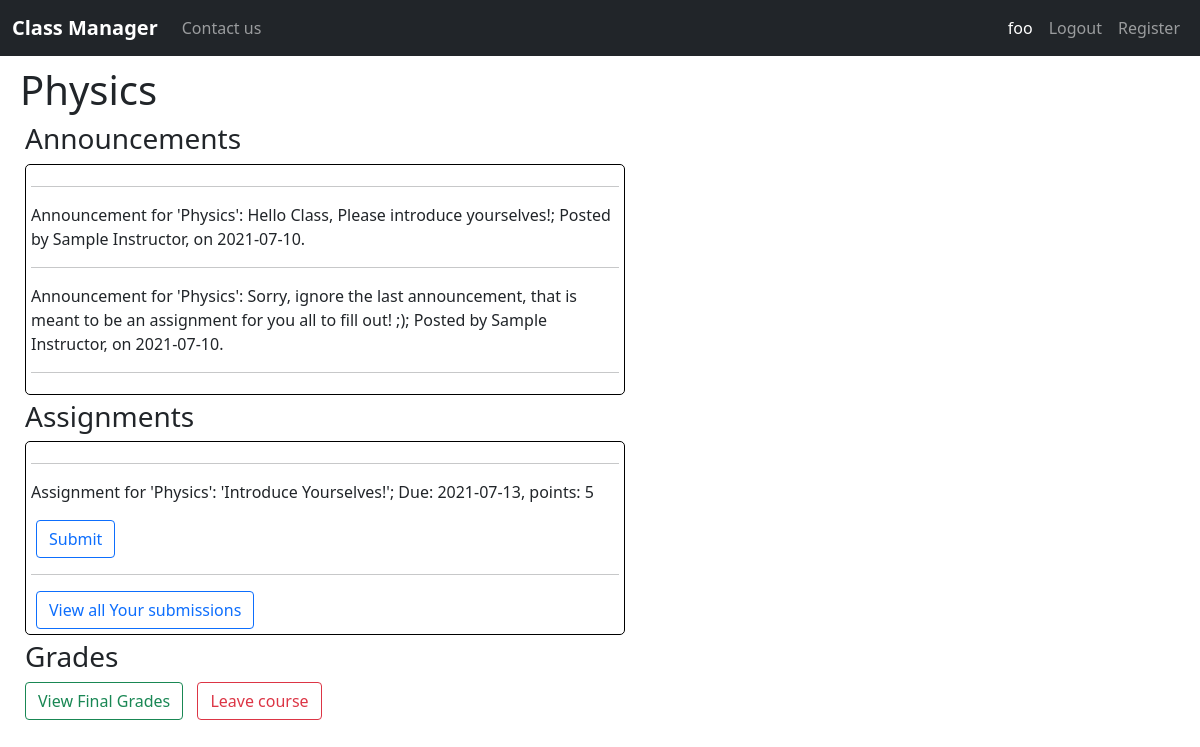
/view_course/1 (signed in), run on an earlier commit of the app's database.
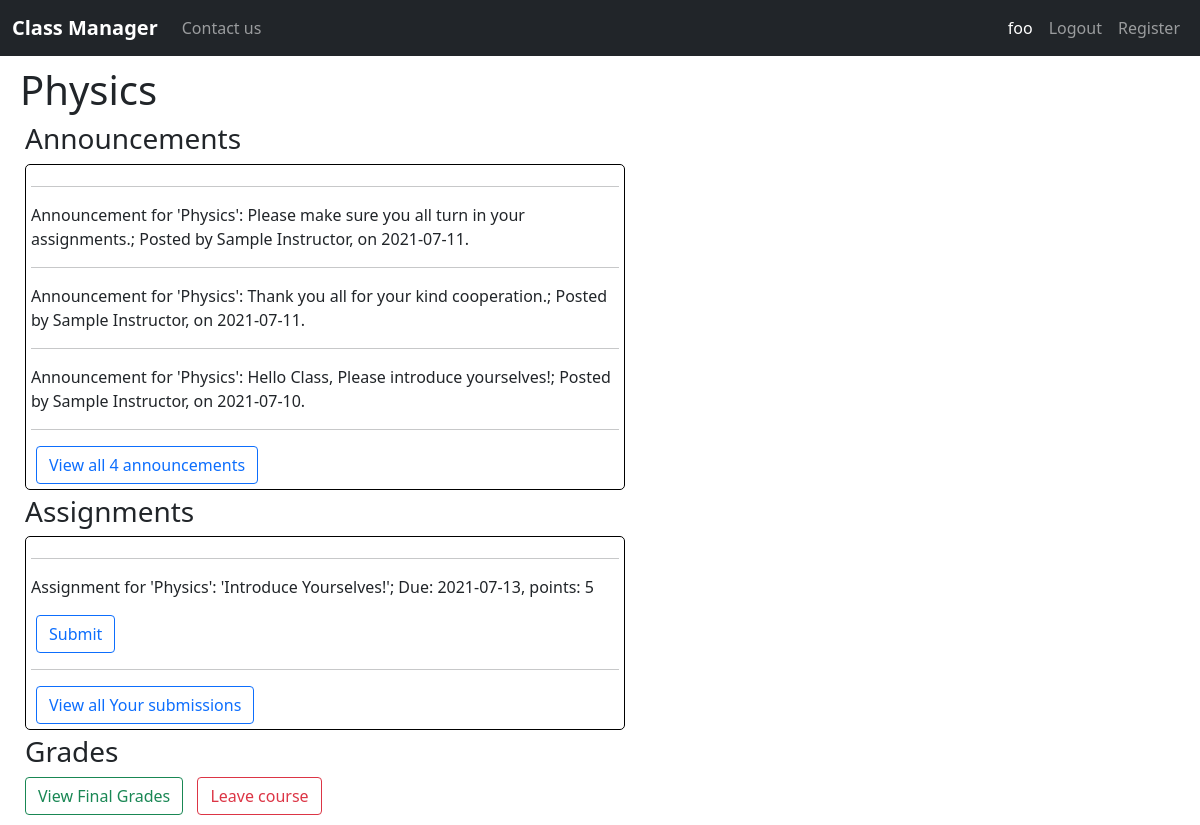
And on a later commit of the database.
### classmanager/models.py (models this page shows, shortened)
class Announcement(models.Model):
    course = models.ForeignKey(Course, on_delete=models.CASCADE)
    text = models.TextField(max_length=1000, default=None)
    date_created = models.DateField(auto_now_add=True)
    def __str__(self):
        return f"Announcement for '{self.course.name}': {self.text}; Posted by {self.course.instructor.get_name()}," \
               f" on {self.date_created}."

class Course(models.Model):
    instructor = models.ForeignKey(Instructor, on_delete=models.CASCADE)
    name = models.CharField(max_length=255, blank=False, default=None)
    is_active = models.BooleanField(default=True)
    date_created = models.DateTimeField(auto_now_add=True)
    DEPARTMENTS = [
        ("Math", "Math"), ("English", "English"),
        ("Science", "Science"), ("Technology", "Technology"),
        ("Law", "Law"), ("Art", "Art"),
        ("Business", "Business"), ("Health", "Health")
    ]
    department = models.CharField(max_length=20, choices=DEPARTMENTS, default="Other")
    description = models.TextField(max_length=1000, default=None, blank=True)
    credits = models.PositiveIntegerField(default=2)
    length = models.PositiveIntegerField(default=10)

class Instructor(models.Model):
    user = models.OneToOneField(User, primary_key=True, on_delete=models.CASCADE)
    date_of_birth = models.DateField(default=date.today)
    DEPARTMENTS = [
        ("Math", "Math"), ("English", "English"),
        ("Science", "Science"), ("Technology", "Technology"),
        ("Law", "Law"), ("Art", "Art"),
        ("Business", "Business"), ("Health", "Health")
    ]
    department = models.CharField(max_length=20, choices=DEPARTMENTS, default="Other")
    def get_name(self):
        return self.user.get_name()

class User(AbstractUser):
    is_student = models.BooleanField(default=False)
    is_instructor = models.BooleanField(default=False)
    def get_name(self):
        return f"{self.first_name} {self.last_name}"

class Assignment(models.Model):
    title = models.TextField(max_length=255, blank=False)
    course = models.ForeignKey(Course, on_delete=models.CASCADE)
    file_url = models.URLField(blank=True, max_length=200)
    description = models.TextField(max_length=1000, blank=True)
    date_created = models.DateField(auto_now_add=True)
    due_date = models.DateField(blank=False, default=date.today() + timedelta(days=3))
    points = models.PositiveIntegerField(default=1)
    def __str__(self):
        return f"Assignment for '{self.course.name}': '{self.title}'; Due: {self.due_date}, points: {self.points}"

### classmanager/views.py (the view)
# urls.py: path("view_course/<int:course_id>", views.view_course, name="view-course"),
@login_required
def view_course(request, course_id):
    try:
        course = Course.objects.get(pk=course_id)
    except Course.DoesNotExist:
        return render(request, "classmanager/index.html", {
            "failure_message": "Sorry, the course you wanted does not exist or was deleted"
        })
    if request.user.is_student:
        student = Student.objects.get(pk=request.user)
        if len(Enrollment.objects.filter(course=course_id, student=student)) == 0:
            return render(request, "classmanager/index.html", {
                "failure_message": "Sorry, you need to join a course in order to view it"
            })
    elif request.user.is_instructor:
        instructor = Instructor.objects.get(pk=request.user)
        if course.instructor != instructor:
            return render(request, "classmanager/index.html", {
                "failure_message": "Sorry, you need to create a course in order to view it"
            })
    else:
        return render(request, "classmanager/index.html", {
            "failure_message": "Sorry, you need to join a course as a student or create it as an instructor in order "
                               "to view it "
        })
    announcements = Announcement.objects.filter(course=course).order_by("-date_created")
    assignments = Assignment.objects.filter(course=course).order_by("-date_created")
    return render(request, "classmanager/view_course.html", {
        "course": course,
        "announcements": announcements,
        "assignments": assignments
    })

### classmanager/templates/classmanager/view_course.html (shortened to what this page needs)
{% extends "classmanager/layout.html" %}
{% block body %}
<h1>{{course.name}}</h1>
<h3>Announcements</h3>
<div class="course-section">
    {% for announcement in announcements|slice:3 %}
    <hr>
    <p>{{announcement}}</p>
    {% empty %}
    <p>No announcement has been made in this class yet</p>
    {% endfor %}
    <hr>
    {% if announcements|length > 3 %}
    <form class="button-form" action="{% url 'view-all' course_id=course.id activity='announcements' %}" method="GET">
        <input class="btn btn-outline-primary" type="submit" value="View all {{announcements|length}} announcements" />
    </form>
    {% endif %}
</div>
<h3>Assignments</h3>
<div class="course-section">
    {% for assignment in assignments|slice:3 %}
    <hr>
    <p>{{assignment}}</p>
    {% if user.is_student %}
    <form class="button-form" action="{% url 'create-submission' course_id=course.id assignment_id=assignment.id%}"
        method="GET">
        <input class="btn btn-outline-primary" type="submit" value="Submit" />
    </form>
    {% else %}
    <form class="button-form" action="{% url 'view-submissions' course_id=course.id assignment_id=assignment.id%}"
        method="GET">
        <input class="btn btn-outline-primary" type="submit" value="View Submissions" />
    </form>
    {% endif %}
    {% empty %}
    No assignment has been made for this class yet
    {% endfor %}
    {% if user.is_student %}
    <hr>
    <form class="button-form" action="{% url 'view-all-submissions' course_id=course.id %}" method="GET">
        <input class="btn btn-outline-primary" type="submit" value="View all Your submissions" />
    </form>
    {% endif %}
</div>
<h3>Grades</h3>
{% if user.is_instructor %}
<form class="button-form" action="#" method="GET">
    <input class="btn btn-outline-info" type="submit" value="View class final score" />
</form>
<form class="button-form" action="#" method="GET">
    <input class="btn btn-outline-success" type="submit" value="Give final grades" />
</form>
<form class="button-form" action="#" method="GET">
    <input class="btn btn-outline-warning" type="submit" value="Deactivate course" />
</form>
<form class="button-form" action="#" method="GET">
    <input class="btn btn-outline-danger" type="submit" value="Delete course" />
</form>
{% else %}
<form class="button-form" action="#" method="GET">
    <input class="btn btn-outline-success" type="submit" value="View Final Grades" />
</form>
<form class="button-form" action="{% url 'leave-course' course_id=course.id %}" method="GET">
    <input class="btn btn-outline-danger" type="submit" value="Leave course" />
</form>
{% endif %}
{% endblock body %}

What changed in the data, as far as the page shows it:
no longer on this page (row unchanged): Announcement: course+text+date_created "Announcement for 'Physics': Sorry, ignore the last announcement, that is meant to be an assignment for you all to fill out! ;); Posted by Sample Instructor, on 2021-07-10."
added Announcement: course+text+date_created "Announcement for 'Physics': Please make sure you all turn in your assignments.; Posted by Sample Instructor, on 2021-07-11."
added Announcement: course+text+date_created "Announcement for 'Physics': Thank you all for your kind cooperation.; Posted by Sample Instructor, on 2021-07-11."
Also different on the page:
form field announcements: (not shown) → "View all 4 announcements"
